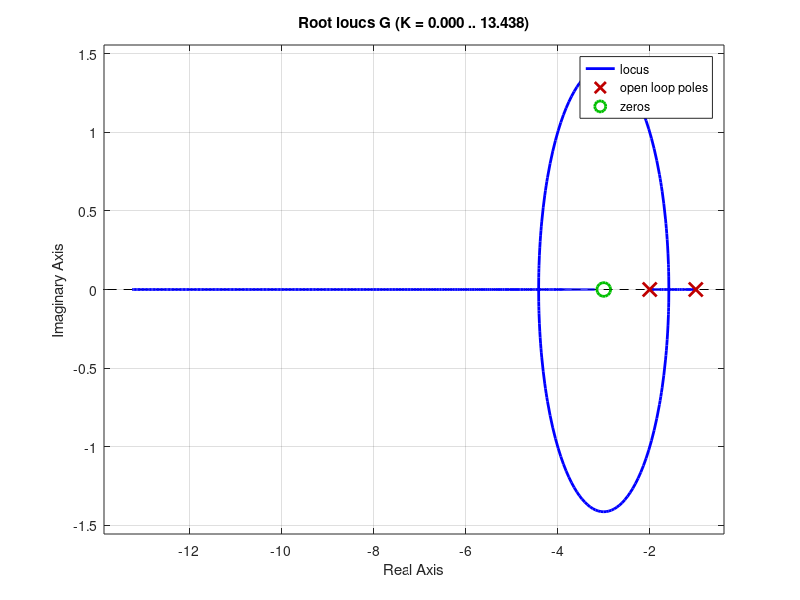

This figure's MATLAB source:
% hw2 a)
num=[1];
den=[0.5 1 0];
G=tf(num, den);
rlocus(G)

% hw2 b)
num=[1];
den=[1 3 2 0];
G=tf(num, den);
rlocus(G)

% hw2 c)
num=[1 3];
den=[1 3 2];
G=tf(num, den);
rlocus(G)

% hw2 d)
%num=[1 3^(1/2)];
%den=[1 3 4 2];
%G=tf(num, den);
%rlocus(G)